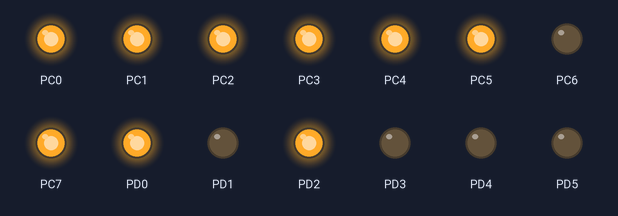
A program run on a simulated ATmega128, built with avr-gcc and emulated at 1 MHz. On the bench: output pins drawn as LEDs (lit = HIGH). At 0.0 s the program stops and its outputs stay as they are.

Above: at 0.1 s.
Timing chart, 0 to 1.5 s (numbered marks = the images above):
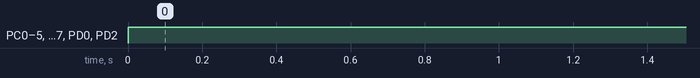

Measured:
- by itself, PC0–5, PC7, PD0, PD2: LOW → HIGH at 0.00 s

The program:

MonitorBlock.c
```c
#define F_CPU 1000000
#include <avr/io.h>
#include <util/delay.h>

#include "Headers\GlobalValues.h"
#include "Headers\Display.h"
#include "Headers/SegmentedSymbols.h"


// http://www.electroschematics.com/10053/avr-adc/

int main(void)
{


	displayTopSmallRowNumber();


	//PORTD = SD_8;
//
	//
//
	//
	//PORTC = 0b11110111; //1x1
	//
	//
	//_delay_ms(n);
	//PORTC = 0b01111111;   //1x2
	//PORTD = mychar;
	//_delay_ms(n);
	//PORTC = 0b11111011;  //1x3
	//PORTD = SD_2;
	//_delay_ms(n);
	//PORTC = 0b10111111; //1x4
	//PORTD = SD_3;
	//_delay_ms(n);
	//PORTC = 0b11111101; //2x1
	//PORTD = SD_4;
	//_delay_ms(n);
	//PORTC = 0b11011111;//2x2
	//PORTD = SD_5;
	//_delay_ms(n);
	//PORTC = 0b11111110; //2x3
	//PORTD = SD_6;
	//_delay_ms(n);
	//PORTC = 0b11101111; //2x4
	//PORTD = SD_9;
	//_delay_ms(n);

}

void showSegmentSmall(short numb)
{


	if (numb == 1)
	{PORTD = SD_1;}
	else if (numb == 2)
	{PORTD = SD_2;}
	else if (numb == 3)
	{PORTD = SD_3;}
	else if (numb == 4)
	{PORTD = SD_4;}
	else if (numb == 5)
	{PORTD = SD_5;}
	else if (numb == 6)
	{PORTD = SD_6;}
	else if (numb == 7)
	{PORTD = SD_7;}
	else if (numb == 8)
	{PORTD = SD_8;}
	else if (numb == 9)
	{PORTD = SD_9;}
	else if (numb == 0)
	{PORTD = SD_0;}
	else
	{PORTD = SD_6;}

}
void displayTopSmallRowNumber( )
{

	DDRD = 0xFF;  //set d ports as outputs
	DDRC = 0xFF;  //set c ports as outputs

	PORTD = 0xFF;
	PORTC = 0xFF;

	//volatile short a=5,b=5,c=6,d=2 ;


	//
	PORTC = 0b11110111; //1x1
	showSegmentSmall(2);
	_delay_ms(1);
	//PORTD = SD_empty;
	PORTC = 0b01111111;   //1x2
	_delay_ms(1);
	PORTC = 0b11111011;  //1x3
	_delay_ms(1);
	PORTC = 0b10111111; //1x4
	_delay_ms(1);
	//_delay_ms(1);
	//PORTC = 0b01111111;   //1x2
	//showSegmentSmall(b);
	//
	//_delay_ms(4);
	//PORTC = 0b11111011;  //1x3
	//showSegmentSmall(c);
	//
	//_delay_ms(2);
	//PORTC = 0b10111111; //1x4
	//showSegmentSmall(d);
	//_delay_ms(3);
	//
	//PORTD = getSegmentByNumber(a/100);
	//
	//
	//
	//PORTD = getSegmentByNumber(a/10);
	//
	//
	//PORTD = getSegmentByNumber(a/1);
//}
 }
```

Display.c
```c
#include "Headers/SegmentedSymbols.h"
#include <avr/io.h>
#include <util/delay.h>
```

Display.h
```c
/*
 * Display.h
 *
 * Created: 2016.07.13 16:55:39
 *  Author: Joris
 */


#ifndef DISPLAY_H_
#define DISPLAY_H_

//void displayTopSmallRowNumber() ;


#endif /* DISPLAY_H_ */
```

GlobalValues.h
```c
// Low ir high siuntimas i pinus
#define PORT_ON(port,pin) port |= (1<<pin)
#define PORT_OFF(port,pin) port &= ~(1<<pin)
// Konstantos
#define MAX_PADETIS 80 // maksimali servo padetis procentais
#define MIN_PADETIS 20 // minimali servo padetis procentais
#define PRESSURE_MAXIMUM_BAR 1.5  // maksimalus slegis leidziamas, sparnuote bando reguliuot dar
#define PRESSURE_CRITICAL_BAR 1.7 // maksimalus slegis leidziamas, persokus 1.7 baro isikisa blow off'as
//ADC kanalai
#define ADC_KOMPO 0x05 // is kompo ateinantis analoginis signalas PC5
#define ADC_SERVO 0x08 // is servo variklio ateinantis analoginis padeties signalas PC4
#define ADC_PRESSURE_SENSOR 0x10 // is slegio daviklio isplycintas
#define VERSION "V 1.001 16/08/12"
#define HARDVARE "V 1.001 16/08/12"
```

SegmentedSymbols.h
```c
//-------------Mazuju display simboliai-------------
#define SD_1		0b10101111
#define SD_2		0b01000101
#define SD_3		0b00000111
#define SD_4		0b10100110
#define SD_5		0b00010110
#define SD_6		0b00010100
#define SD_7		0b00101111
#define SD_8		0b00000100
#define SD_9		0b00000110
#define SD_0		0b00001100
#define SD_dot		0b11111011
#define SD_empty	0b11111111
#define SD_minus    0b11110111
//--------------------------------------------------
```
